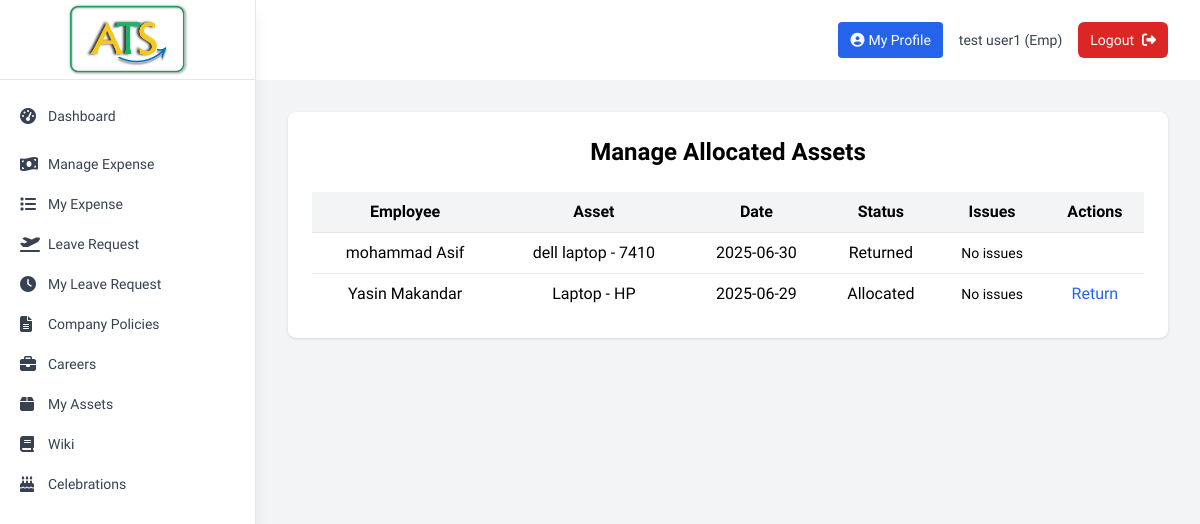
The page /admin/manage_allocation (signed in) on the database its author committed.
### tables this page shows
CREATE TABLE "TblAllocateAssets" (
    AllocatedId INTEGER PRIMARY KEY AUTOINCREMENT,
    AssetId INTEGER NOT NULL,
    EmployeeId INTEGER NOT NULL,
    AllocateDate DATE,
    Status TEXT(50),
    AllocatedBy TEXT,
    Description TEXT,
    FOREIGN KEY(AssetId) REFERENCES TblAssets(AssetId),
    FOREIGN KEY(EmployeeId) REFERENCES tbl_employee(emp_id)
);

CREATE TABLE tbl_employee (
                emp_id INTEGER PRIMARY KEY AUTOINCREMENT,
                first_name TEXT NOT NULL,
                last_name TEXT NOT NULL,
                gender TEXT NOT NULL,
                dob DATE NOT NULL,
                address TEXT NOT NULL,
                phone_no TEXT NOT NULL,
                email TEXT UNIQUE NOT NULL,
                password TEXT NOT NULL,
                status TEXT DEFAULT 'active',
                emp_type TEXT DEFAULT 'emp',
                inserted_date DATETIME DEFAULT CURRENT_TIMESTAMP
            );

CREATE TABLE TblAssets (
    AssetId INTEGER PRIMARY KEY AUTOINCREMENT,
    ItemName TEXT(250),
    Model TEXT(100),
    Price REAL,
    Descriptions TEXT(500),
    Status TEXT(50)
);

### app.py (the view)
@app.route('/admin/manage_allocation')
def manage_allocation():
    conn = get_db_connection()
    rows = conn.execute('''
        SELECT aa.*, a.ItemName, a.Model, e.first_name, e.last_name,
            (
                SELECT GROUP_CONCAT(IssueId || '##' || IssueText, '||')
                FROM TblAssetIssues
                WHERE AssetId = aa.AssetId AND EmployeeId = aa.EmployeeId AND Status = 'Open'
            ) AS Issues
        FROM TblAllocateAssets aa
        JOIN TblAssets a ON aa.AssetId = a.AssetId
        JOIN tbl_employee e ON aa.EmployeeId = e.emp_id
        ORDER BY aa.AllocateDate DESC
    ''').fetchall()
    return render_template('manage_allocation.html', allocations=rows)

### app.py (called while the page is built)
def get_db_connection():
    conn = sqlite3.connect('project_tracking.db')
    conn.row_factory = sqlite3.Row
    return conn

### templates/manage_allocation.html (shortened to what this page needs)
{% extends "base.html" %}
{% block content %}
<div class="max-w-6xl mx-auto bg-white shadow rounded-lg p-6">
    <h2 class="text-2xl font-bold mb-6 text-center">Manage Allocated Assets</h2>
    <div class="overflow-x-auto">
    <table class="w-full">
        <thead class="bg-gray-100">
            <tr>
                <th class="p-2 text-center">Employee</th>
                <th class="p-2 text-center">Asset</th>
                <th class="p-2 text-center">Date</th>
                <th class="p-2 text-center">Status</th>
                <th class="p-2 text-center">Issues</th>
                <th class="p-2 text-center">Actions</th>
            </tr>
        </thead>
        <tbody>
            {% for row in allocations %}
            <tr class="border-t">
                <td class="p-2 text-center">{{ row['first_name'] }} {{ row['last_name'] }}</td>
                <td class="p-2 text-center">{{ row['ItemName'] }} - {{ row['Model'] }}</td>
                <td class="p-2 text-center">{{ row['AllocateDate'] }}</td>
                <td class="p-2 text-center">{{ row['Status'] }}</td>
                <td class="p-2 text-center text-sm">
                    {% if row['Issues'] %}
                        <ul class="text-center list-disc list-inside">
                            {% for issue in row['Issues'].split('||') %}
                                {% set parts = issue.split('##') %}
                                {% set issue_id = parts[0] %}
                                {% set issue_text = parts[1] %}
                                <li>
                                    <span class="text-red-600">{{ issue_text }}</span>
                                    <form method="POST" action="{{ url_for('resolve_issue', issue_id=issue_id) }}" class="mt-1">
                                        <input type="text" name="resolved_comment" required
                                            class="border text-sm p-1 rounded w-48" placeholder="Resolution comment">
                                        <button type="submit"
                                                class="text-xs bg-green-600 text-white px-2 py-1 rounded hover:bg-green-700 ml-1">
                                            Mark Resolved
                                        </button>
                                    </form>
                                </li>
                            {% endfor %}
                        </ul>
                    {% else %}
                        No issues
                    {% endif %}
                </td>
                <td class="p-2 text-center">
                    {% if row['Status'] == 'Allocated' %}
                        <a href="{{ url_for('edit_allocation', alloc_id=row['AllocatedId']) }}" class="text-blue-600 hover:underline">Return</a>
                    {% endif %}
                </td>
            </tr>
            {% endfor %}
        </tbody>
    </table>
    </div>
</div>
{% endblock %}

### templates/base.html (style rules this page uses)
html { scroll-behavior: smooth }
body { font-family: "Plus Jakarta Sans", sans-serif }

### rows shown on the page
TblAllocateAssets: first_name "mohammad", last_name "Asif", ItemName "dell laptop", Model "7410", AllocateDate "2025-06-30", Status "Returned"
TblAllocateAssets: first_name "Yasin", last_name "Makandar", ItemName "Laptop", Model "HP", AllocateDate "2025-06-29", Status "Allocated"

### other values the page prints
{{ label }} "Dashboard Manage Expense My Expense Leave Request My Leave Request Company Policies Careers My Assets Wiki Celebrations"
{{ session.first_name }} "test user1"
{{ session.emp_type.title() }} "Emp"
